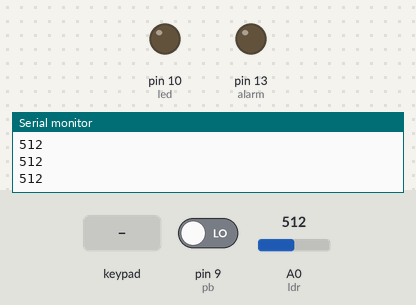
A sketch run on a simulated Arduino Uno, built with avr-gcc and run on an emulated ATmega328P. On the bench: output pins drawn as LEDs (lit = HIGH), the last lines printed to the serial monitor. Inputs (shaded band) come from the test bench; at power-on: A0 (ldr) = 512, pin 9 (pb) LOW.

Above: at 1.2 s.
1.3 s: key '#' pressed
At 2.2 s:
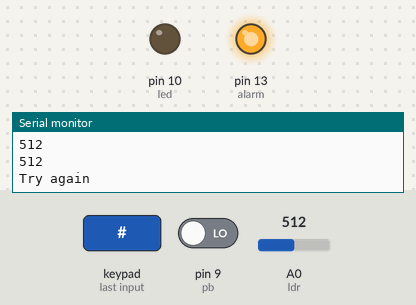
3.9 s: A0 (ldr) set to 487
At 5.3 s:
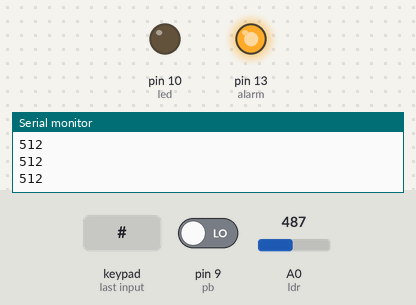
Timing chart, 0 to 6.9 s (numbered marks = the images above; inputs shaded):
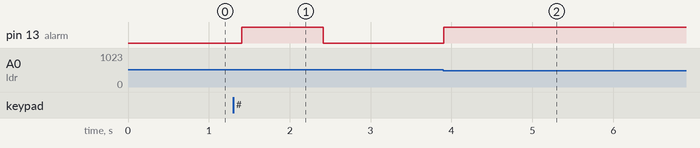

The sketch:

Security_System.ino
```cpp
#include <Keypad.h>
int ldr =0;
int alarm =13;
int pb =9;
int led =10;

const byte rows = 4;
const byte cols = 3;


char hexakeys [rows] [cols]=
{
  {'1', '2', '3'},
  {'4', '5', '6'},
  {'7', '8', '9'},
  {'*', '0', '#'}
};

byte rowpins [rows] = {5, 4, 3, 2};
byte colpins [cols] = {6, 7, 8};

Keypad costomKeypad = Keypad (makeKeymap (hexakeys), rowpins, colpins, rows, cols);

char PIN[3] = {'2', '3', '4'};
char attempt[3] = {'0', '0', '0'};
int z=0;

void setup ()
{
  Serial.begin (9600);
   pinMode (alarm,OUTPUT);
  pinMode (pb,INPUT);
  pinMode (led, OUTPUT);
}

void correctPIN ()
{
  Serial.println ("pass");
  digitalWrite (alarm,LOW);
}
void incorrectPIN ()
{
  Serial.println ("Try again");
   digitalWrite (alarm,HIGH);
   delay (1000);
}

void checkPIN ()
{
  int correct=0;
  for (int i=0; i<3; i++)
  {
    if (attempt[i]==PIN[i])
    {
      correct++;
    }
  }
  if (correct==3)
  {
    correctPIN();
  }
  else
  {
    incorrectPIN();
  }
  for (int a=0; a<3; a++)
  {
    attempt [a]= '0';
  }
}

void readKeypad ()
{
  char key = costomKeypad.getKey();
  if (key != NO_KEY)
  {
    attempt [z] = key;
    z++;
    switch (key)
    {
      case '*':
        z=0;
      break;
      case '#':
        z=0;
        delay(100);
        checkPIN ();
      break;
    }
  }
}

void loop ()
{
  readKeypad ();
   int x;
    x = analogRead (ldr);
    delay (10);
    Serial.println (x);
    if (analogRead (x)<=500)
    {
      digitalWrite (alarm,HIGH);
      delay (100000);
    }
    else
    {
      digitalWrite (alarm,LOW);
    }
    if (digitalRead (pb)== HIGH)
    {
      digitalWrite (alarm,LOW);
      delay (100);
    }

}
```

Measured:
- after the input at 1.3 s, pin 13 (alarm): LOW → HIGH after 0.11 s, → LOW 1.0 s later
- after the input at 3.9 s, pin 13 (alarm): LOW → HIGH at once
